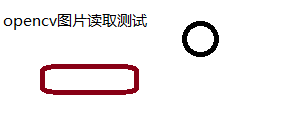
#> input picture 002testimg.png, 291 x 138 px, found by its file name
$ jupyter execute '007opencv边缘检测.ipynb'
#> lines starting #> are read from the running program, lines starting #| are printed output that depends on the picture; after the words box and inside, x2 and y2 are one past the last pixel; in counts of white or black regions, pixels touching at a corner belong together
[cell 1]
import cv2
import numpy as np
import random

[cell 2]
img = cv2.imread(r'E:\MyProject\DLLearn\002testimg.png',0)
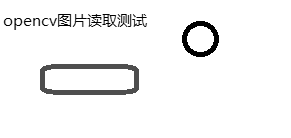
#> img: shape (138, 291); min 0, max 255, mean 243.5
imgG = cv2.GaussianBlur(img, (3,3), 0) # 高斯滤波 灰度图像 模板大小 均值
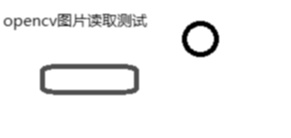
#> imgG: shape (138, 291); min 0, max 255, mean 243.5
dst = cv2.Canny(img, 50, 50) # 边缘检测 图片卷积运算后门限
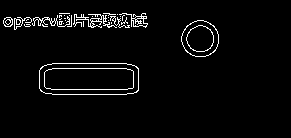
#> dst: shape (138, 291); 3.5% white in thin lines or dots, all inside (x1, y1, x2, y2) = (3, 13, 219, 95)
cv2.imshow('dst', dst)
cv2.waitKey(0)
cv2.destroyAllWindows()
